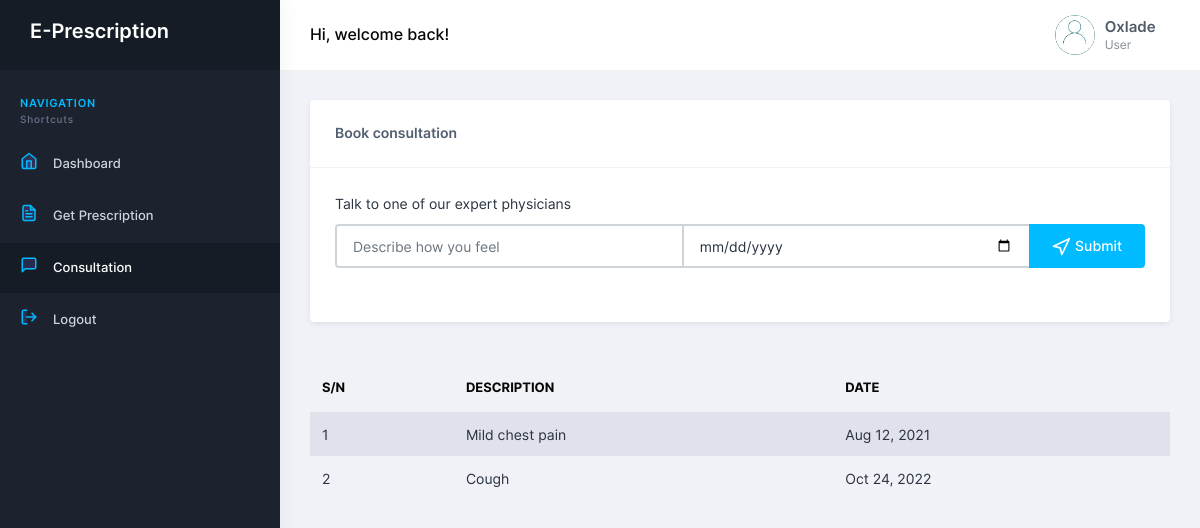
Screenshot of /dashboard/consultation.php (signed in) with the database file from the repository.
### tables this page shows
CREATE TABLE `consultation` (
  `id` int(15) NOT NULL,
  `user` varchar(250) NOT NULL,
  `description` varchar(250) NOT NULL,
  `date` date NOT NULL
);

### dashboard/consultation.php (the view, shortened to what this page needs)
<?php
$username = $_SESSION["ep_username"];
include "includes/config.php";
$description = $date = "";
?>
<!DOCTYPE html>
<html lang="en">
<head>
    <link rel="stylesheet" href="assets/fonts/feather.css">
    <link rel="stylesheet" href="assets/fonts/fontawesome.css">
    <link rel="stylesheet" href="assets/fonts/material.css">
    <link rel="stylesheet" href="assets/css/styles.css">
    <link rel="stylesheet" href="assets/css/sweetalert.css">
</head>
<body class="">
    <nav class="pc-sidebar ">
        <div class="navbar-wrapper">
            <div class="m-header">
                <a href="../dashboard/" class="b-brand text-white h4">
                    <b>E-Prescription</b>
                </a>
            </div>
            <div class="navbar-content">
                <ul class="pc-navbar">
                    <li class="pc-item pc-caption">
                        <label>Navigation</label>
                        <span>Shortcuts</span>
                    </li>
                    <li class="pc-item">
                        <a href="../dashboard/" class="pc-link"><span class="pc-micon"><i data-feather="home" class="text-primary mb-1"></i></span><span class="pc-mtext">Dashboard</span></a>
                    </li>
                    <li class="pc-item">
                        <a href="../dashboard/" class="pc-link"><span class="pc-micon"><i data-feather="file-text" class="text-primary mb-1"></i></span><span class="pc-mtext">Get Prescription</span></a>
                    </li>
                    <li class="pc-item active">
                        <a href="consultation.php" class="pc-link"><span class="pc-micon"><i data-feather="message-square" class="text-primary mb-1"></i></span><span class="pc-mtext">Consultation</span></a>
                    </li>
                    <li class="pc-item">
                        <a href="includes/logout.php" class="pc-link"><span class="pc-micon"><i data-feather="log-out" class="text-primary mb-1"></i></span><span class="pc-mtext">Logout</span></a>
                    </li>
                </ul>
            </div>
        </div>
    </nav>
    <header class="pc-header ">
        <div class="header-wrapper">
            <div class="page-header-title">
                <h5 class="m-b-10 m-t-25">Hi, welcome back!</h5>
            </div>
            <div class="ml-auto">
                <ul class="list-unstyled">
                    <li class="dropdown pc-h-item">
                        <a class="pc-head-link dropdown-toggle arrow-none mr-0" data-toggle="dropdown" href="#" role="button" aria-haspopup="false" aria-expanded="false">
                            <img src="assets/images/user/2.png" alt="user-image" class="user-avtar">
                            <span>
                                <span class="user-name"><?php echo $username; ?></span>
                                <span class="user-desc">User</span>
                            </span>
                        </a>
                    </li>
                </ul>
            </div>
        </div>
    </header>
    <div class="pc-container">
        <div class="pcoded-content">
            <div class="row">
                <div class="col-xl-12 col-md-12">
                    <div class="card">
                        <div class="card-header">
                            <h5>Book consultation</h5>
                        </div>
                        <div class="card-body">
                            <div class="row pb-2">
                                <div class="col-auto m-b-10">
                                    <span>Talk to one of our expert physicians</span>
                                </div>
                                <form action="<?php echo htmlspecialchars($_SERVER["PHP_SELF"]); ?>" method="POST">
                                    <div class="form-group">
                                        <div class="input-group">
                                            <input type="text" name="description" class="form-control" placeholder="Describe how you feel" value="<?php echo $description; ?>" required>
                                            <input type="date" name="date" class="form-control" placeholder="Choose a date" value="<?php echo $date; ?>" required>
                                            <button class="btn btn-primary" type="submit"><i data-feather="navigation"></i> Submit</button>
                                        </div>
                                    </div>
                                </form>
                            </div>
                        </div>
                    </div>
                </div>
            </div>
            <div class="row d-flex justify-content-center">
                <?php
                $sql = "SELECT * FROM consultation";
                if ($result = mysqli_query($link, $sql)) {
                    if (mysqli_num_rows($result) > 0) {
                        echo "<div class='table-responsive'>";
                        echo "<table id='myTable' class='display table table-striped table-hover mt-3 my-0'>";
                        echo "<thead>";
                        echo "<tr>";
                        echo "<th>S/N</th>";
                        echo "<th>Description</th>";
                        echo "<th>Date</th>";
                        echo "</tr>";
                        echo "</thead>";
                        echo "<tbody>";
                        while ($row = mysqli_fetch_array($result)) {
                            $date = $row["date"];
                            $date_full = strftime('%b %d, %Y', strtotime($date));
                            echo "<tr>";
                            echo "<td>" . $row['id'] . "</td>";
                            echo "<td>" . $row['description'] . "</td>";
                            echo "<td>" . $date_full . "</td>";
                            echo "</tr>";
                        }
                        echo "</tbody>";
                        echo "</table>";
                        echo "</div>";
                    } else {
                        echo "<h3 class='alert alert-success text-center p-5'>No records</h3>";
                    }
                } else {
                    echo "<p class='alert alert-warning'>Database not available. Contact developer</p>";
                }
                ?>
            </div>
        </div>
    </div>
</body>
</html>

### rows the page displays
consultation: id "1", description "Mild chest pain", date "Aug 12, 2021"
consultation: id "2", description "Cough", date "Oct 24, 2022"

### other values shown
$username "Oxlade"
